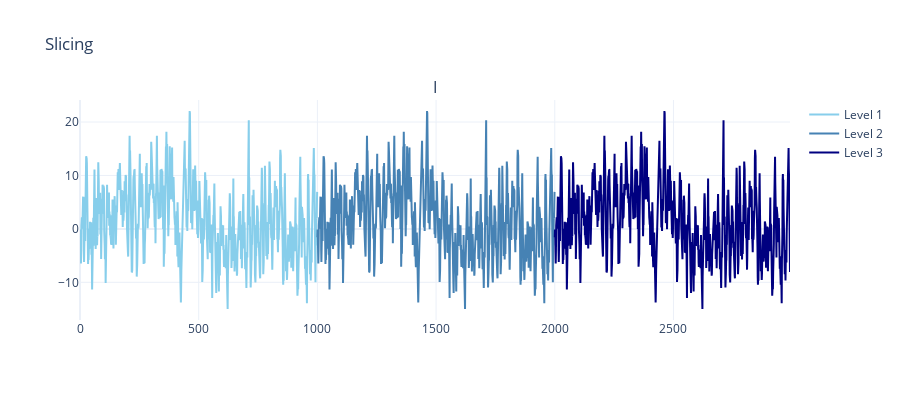

This figure's notebook cell:
### Code cell
data = [concat]

# Define the colors for each level
colors = [['skyblue', 'steelblue', 'navy']]  

# Create a figure with subplots
fig = make_subplots(rows=len(data), cols=1, shared_xaxes=True, vertical_spacing=0.05,
                    subplot_titles=("Input Signal"))

# Add traces for each dataset
for i in range(len(data)):
    # Slice the data into three levels for each dataset
    level1 = data[i][:, :1000, :]
    level2 = data[i][:, 1000:1000+(4*250), :]
    level3 = data[i][:, 1000+(4*250):, :]

    # Create traces for each level for the current dataset
    trace1 = go.Scatter(x=np.arange(len(level1[0])), y=level1[0,:,0], mode='lines', name='Level 1', line=dict(color=colors[i][0], width=2))
    trace2 = go.Scatter(x=np.arange(len(level1[0]), len(level1[0])+len(level2[0])), y=level2[0,:,0], mode='lines', name='Level 2', line=dict(color=colors[i][1], width=2))
    trace3 = go.Scatter(x=np.arange(len(level1[0])+len(level2[0]), len(data[i][0])), y=level3[0,:,0], mode='lines', name='Level 3', line=dict(color=colors[i][2], width=2))

    # Add traces to the subplot
    fig.add_trace(trace1, row=i+1, col=1)
    fig.add_trace(trace2, row=i+1, col=1)
    fig.add_trace(trace3, row=i+1, col=1)

# Update layout
#fig.update_layout( title_text="Data Comparison", showlegend=True)

# Show the figure
# Update the layout and display the figure
fig.update_layout(height=400*len(data), title='Slicing', template='plotly_white')
fig.show()

### Figure 1 — Plotly figure (JSON) as saved in the notebook; plotly's stock layout.template omitted (floating-point values rounded to 4 significant figures; data arrays with more than 128 entries replaced by an {"elided": "..."} marker saying what was removed)
{"data": [{"line": {"color": "skyblue", "width": 2}, "mode": "lines", "name": "Level 1", "type": "scatter", "x": {"elided": "1000 int values"}, "xaxis": "x", "y": {"elided": "1000 float values"}, "yaxis": "y"}, {"line": {"color": "steelblue", "width": 2}, "mode": "lines", "name": "Level 2", "type": "scatter", "x": {"elided": "1000 int values"}, "xaxis": "x", "y": {"elided": "1000 float values"}, "yaxis": "y"}, {"line": {"color": "navy", "width": 2}, "mode": "lines", "name": "Level 3", "type": "scatter", "x": {"elided": "992 int values"}, "xaxis": "x", "y": {"elided": "992 float values"}, "yaxis": "y"}], "layout": {"annotations": [{"font": {"size": 16}, "showarrow": false, "text": "I", "x": 0.5, "xanchor": "center", "xref": "paper", "y": 1, "yanchor": "bottom", "yref": "paper"}], "height": 400, "title": {"text": "Slicing"}, "xaxis": {"anchor": "y", "domain": [0, 1]}, "yaxis": {"anchor": "x", "domain": [0, 1]}}}
